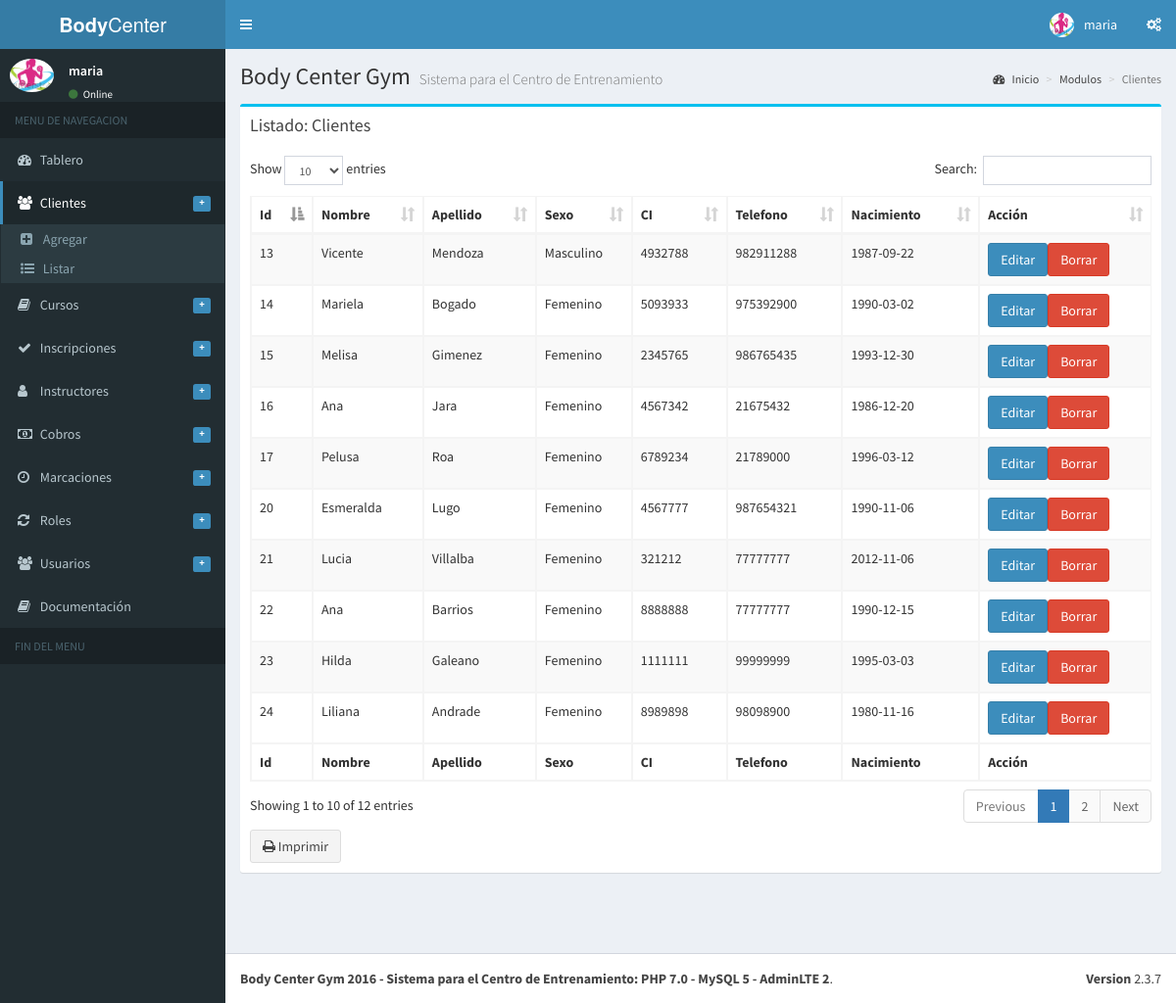
Page /pages/tables/listar.php?tabla=Clientes (signed in) on the committed database.
### tables this page shows
CREATE TABLE `Clientes` (
  `Id` int(10) NOT NULL AUTO_INCREMENT,
  `Nombre` varchar(40) NOT NULL,
  `Apellido` varchar(40) NOT NULL,
  `Sexo` varchar(10) NOT NULL,
  `CI` int(10) NOT NULL,
  `Telefono` int(12) NOT NULL,
  `Nacimiento` date NOT NULL,
  PRIMARY KEY (`Id`),
  UNIQUE KEY `CI` (`CI`)
);

### pages/tables/listar.php (the view, shortened to what this page needs)
<?php
include "menu.php";
function endsWith($haystack, $needle) {
    return $needle === "" || (($temp = strlen($haystack) - strlen($needle)) >= 0 && strpos($haystack, $needle, $temp) !== false);
}
?>
              <h3 class="box-title">Listado: <?php print $_REQUEST['tabla'];?></h3>
            </div>
            <div class="box-body">
              <table id="example1" class="table table-bordered table-striped">
                <thead>
                <tr>
                <?php
include "conexion.php";
$sql1 = "select column_name from information_schema.columns where table_name='$_REQUEST[tabla]'";
$resultado1 = $db->query($sql1);
while($fila1 = $resultado1->fetch_assoc())
{
print "<th>$fila1[column_name]</th>";
}
print "<th>Acción</th>";
?>
		</tr>
                </thead>
                <tbody>
<?php
$sql1 = "select column_name from information_schema.columns where table_name='$_REQUEST[tabla]'";
$resultado1 = $db->query($sql1);
$sql2 = "select * from $_REQUEST[tabla]";
$resultado2 = $db->query($sql2);
while($fila2 = $resultado2->fetch_assoc())
{
print "<tr>";
while($fila1 = $resultado1->fetch_assoc())
{
if (endsWith($fila1["column_name"], '_Id') != "true")
{
print "<td>" . $fila2[$fila1['column_name']] . "</td>";
}
}
$resultado1 = $db->query($sql1);
print "<td><a href=editar.php?tabla=$_REQUEST[tabla]&Id=$fila2[Id] class='btn btn-primary'>Editar</a><a href=borrar.php?tabla=$_REQUEST[tabla]&Id=$fila2[Id] class='btn btn-danger'>Borrar</a></td></tr> ";
}
?>
		</tbody>
                <tfoot>
                <tr>
                               <?php
$sql1 = "select column_name from information_schema.columns where table_name='$_REQUEST[tabla]'";
$resultado1 = $db->query($sql1);
while($fila1 = $resultado1->fetch_assoc())
{
print "<th>$fila1[column_name]</th>";
}
print "<th>Acción</th>";
?>
		 </tr>
                </tfoot>
              </table>
<button onclick="window.print();" class="btn btn-default"><i class="fa fa-print"></i> Imprimir</button>
<?php
include "pie.php";
?>

### rows in the picture
clientes: column_name "13", column_name "Vicente", column_name "Mendoza", column_name "Masculino", column_name "4932788", column_name "982911288", column_name "1987-09-22"
clientes: column_name "14", column_name "Mariela", column_name "Bogado", column_name "Femenino", column_name "5093933", column_name "975392900", column_name "1990-03-02"
clientes: column_name "15", column_name "Melisa", column_name "Gimenez", column_name "Femenino", column_name "2345765", column_name "986765435", column_name "1993-12-30"
clientes: column_name "16", column_name "Ana", column_name "Jara", column_name "Femenino", column_name "4567342", column_name "21675432", column_name "1986-12-20"
clientes: column_name "17", column_name "Pelusa", column_name "Roa", column_name "Femenino", column_name "6789234", column_name "21789000", column_name "1996-03-12"
clientes: column_name "20", column_name "Esmeralda", column_name "Lugo", column_name "Femenino", column_name "4567777", column_name "987654321", column_name "1990-11-06"
clientes: column_name "21", column_name "Lucia", column_name "Villalba", column_name "Femenino", column_name "321212", column_name "77777777", column_name "2012-11-06"
clientes: column_name "22", column_name "Ana", column_name "Barrios", column_name "Femenino", column_name "8888888", column_name "77777777", column_name "1990-12-15"
clientes: column_name "23", column_name "Hilda", column_name "Galeano", column_name "Femenino", column_name "1111111", column_name "99999999", column_name "1995-03-03"
clientes: column_name "24", column_name "Liliana", column_name "Andrade", column_name "Femenino", column_name "8989898", column_name "98098900", column_name "1980-11-16"

### other values in the picture
$_SESSION['Usuario'] "maria"
$_REQUEST['tabla'] "Clientes"
$fila1[column_name] "Id"
$fila1[column_name] "Nombre"
$fila1[column_name] "Apellido"
$fila1[column_name] "Sexo"
$fila1[column_name] "CI"
$fila1[column_name] "Telefono"
$fila1[column_name] "Nacimiento"
